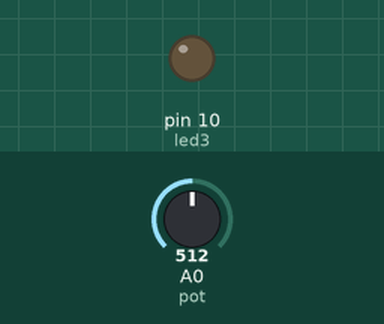
The sketch below on a simulated Arduino Uno, built with avr-gcc and run on an emulated ATmega328P. Shown: output pins drawn as LEDs (lit = HIGH). The inputs (shaded band) are chosen by the test bench; at power-on: A0 (pot) = 512.

Above: at 1.2 s.
1.3 s: A0 (pot) set to 683
3.1 s: A0 (pot) set to 709
At 5.2 s:
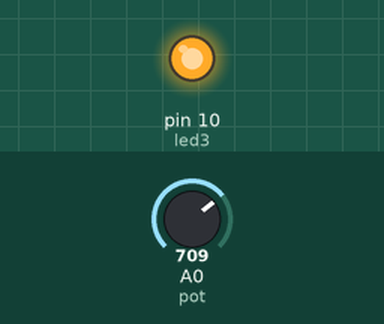
5.5 s: A0 (pot) set to 690
At 7.0 s:
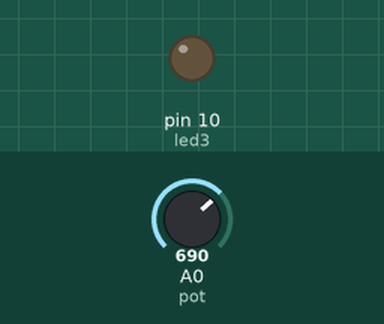
7.6 s: A0 (pot) set to 710
At 8.8 s:
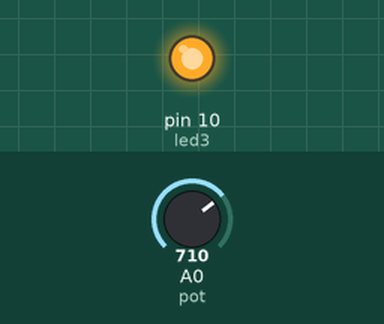
Timing chart, 0 to 10.6 s (numbered marks = the images above; inputs shaded):
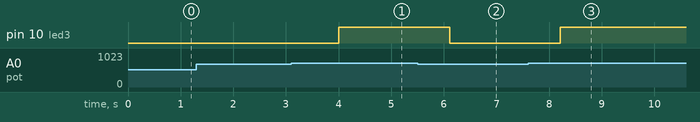

Measured:
- the behaviour switches between 700 and 701 on A0 (pot) (found by bisection; images 0 and 1)
- after the input at 1.3 s, every drawn part: stays the same
- after the input at 3.1 s, pin 10 (led3): LOW → HIGH after 0.91 s
- after the input at 5.5 s, pin 10 (led3): HIGH → LOW after 0.61 s
- after the input at 7.6 s, pin 10 (led3): LOW → HIGH after 0.61 s

The sketch:

chat.ino
```cpp
const int pot = A0;
const int led3 = 10;

int leituras[10];

void setup() {
  pinMode(led3, OUTPUT);
}

void loop() {
  long soma = 0;

  // Faz 10 leituras
  for (int i = 0; i < 10; i++) {
    leituras[i] = analogRead(pot);
    soma += leituras[i];
    delay(50); // pequeno intervalo entre leituras
  }

  // Calcula média
  int media = soma / 10;

  // Verifica condição
  if (media > 700) {
    digitalWrite(led3, HIGH);
  } else {
    digitalWrite(led3, LOW);
  }

  delay(200); // evita leitura contínua sem pausa
}
```
